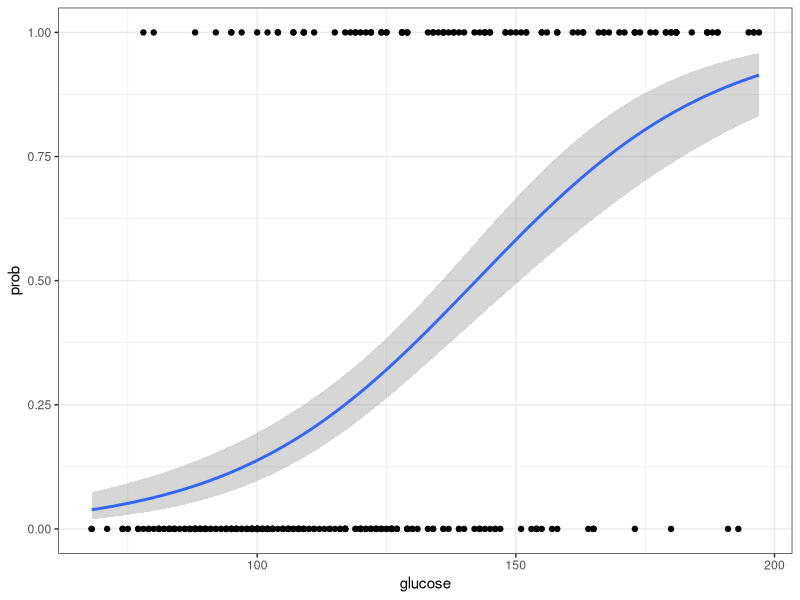

Generate this figure with R:
# Logistics Regression -> 0, 1
# Training Set
# Testing Set

install.packages("tidyverse")
#install.packages("caret")
library(tidyverse)
library(caret)
theme_set(theme_bw())
install.packages("mlbench")
# 당뇨병 임상 데이터 관련
data(PimaIndiansDiabetes2, package="mlbench")
PimaIndiansDiabetes2 <- na.omit(PimaIndiansDiabetes2)
sample_n(PimaIndiansDiabetes2, 3)
set.seed(123) # 123이라는 시드값에 난수를 발생시키면, 그 후 123이라는 시드값에는 같은 난수가 나온다.
# 난수값을 기억한다는 느낌

traingSet <- PimaIndiansDiabetes2$diabetes %>% createDataPartition(p=0.8, list=F) # https://thebook.io/006723/ch09/03/03/06/
traingSet
# 80% 훈련셋
train.data <- PimaIndiansDiabetes2[traingSet,]
train.data
# 20% 테스트셋 
test.data <- PimaIndiansDiabetes2[-traingSet,]
PimaIndiansDiabetes2$diabetes
model <- glm(diabetes ~ ., data = train.data, family=binomial)
summary(model)
p_result <- model %>% predict(test.data, type="response")
p_result_classes <- ifelse(p_result > 0.5, "pos", "neg")
p_result_classes
mean(p_result_classes == test.data$diabetes)
# diabetes, glucose
model2 <- glm(diabetes ~ glucose, data = train.data,
              family=binomial)
newdata <- data.frame(glucose=c(20, 180))
p_result2 <- 
  model2 %>%  predict(newdata, type="response")
p_result2
p_result2_classes <- 
  ifelse(p_result2 > 0.5, "pos", "neg")
p_result2_classes
library(ggplot2)
df <- train.data %>% 
  mutate(prob=ifelse(diabetes 
                     == "pos", 1,0)) 
g <- ggplot(data=df, aes(glucose, prob)) 
g1 <- g + geom_point()
g2 <- g1 + geom_smooth(method="glm",
                       method.args = list(family="binomial"))
g2

